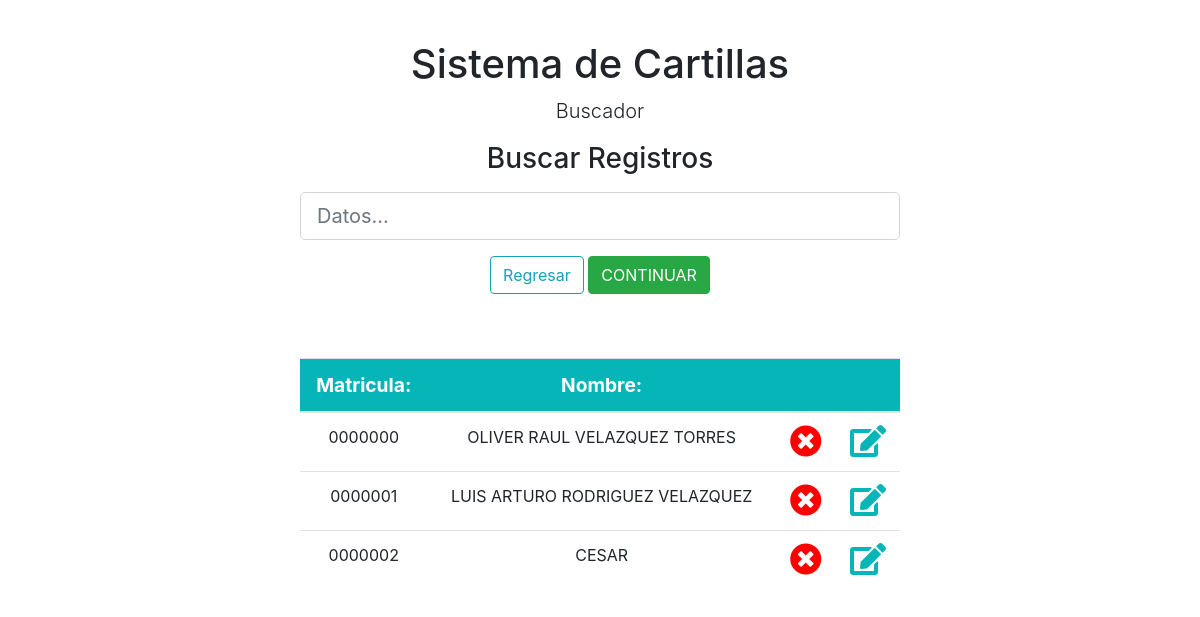
Before: /buscador.php with the older database file.
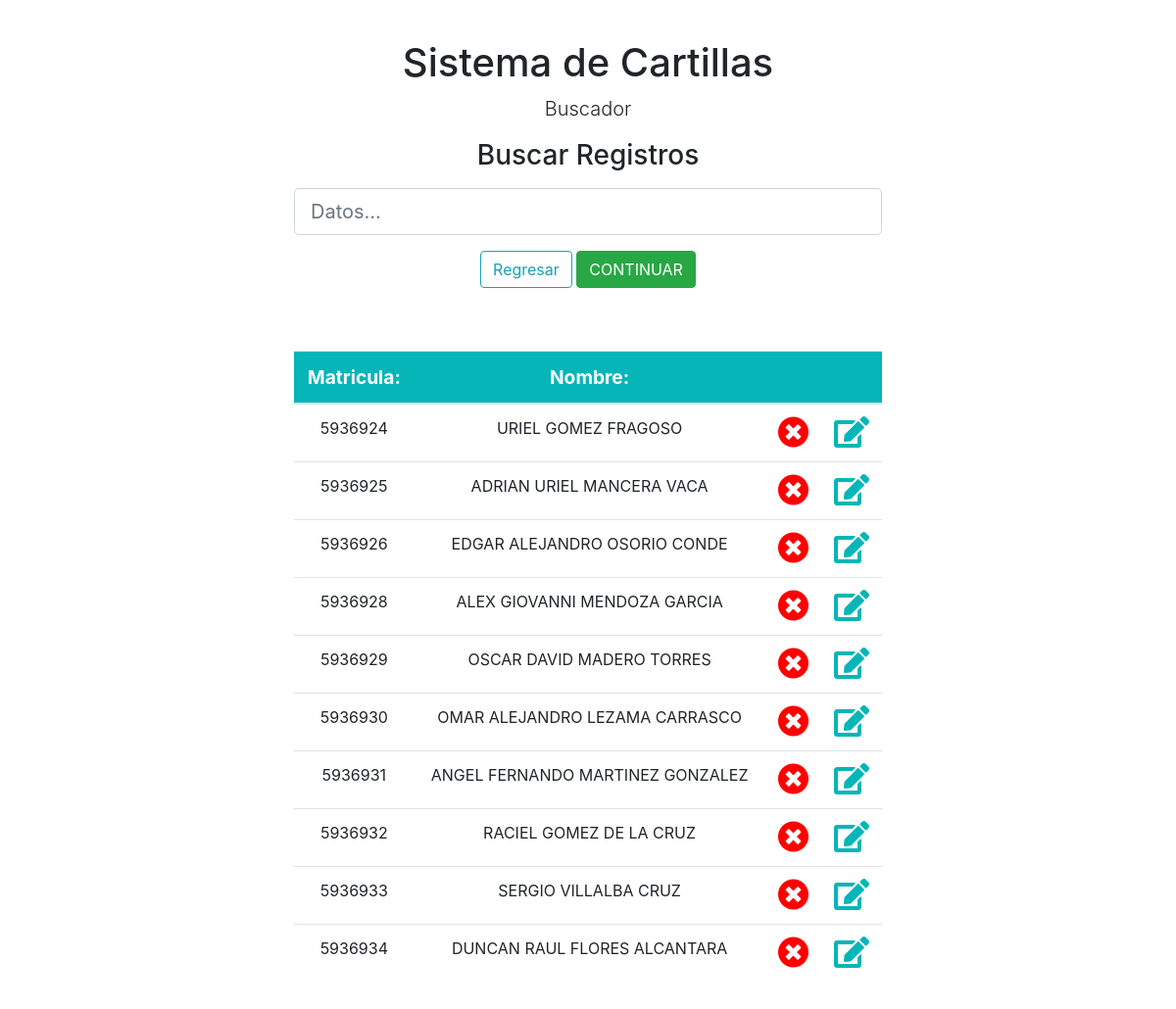
After: the same page with the newer database file.
### tables this page shows
CREATE TABLE "datosCartillas" (
  "id" integer NOT NULL PRIMARY KEY AUTOINCREMENT,
  "folioCart" text NOT NULL,
  "claseCart" text NOT NULL,
  "nombreCart" text NOT NULL,
  "diaUnoNaCart" text NOT NULL,
  "mesUnoNaCart" text NOT NULL,
  "anoUnoNaCart" text NOT NULL,
  "nacioCart" text NOT NULL,
  "hijoUnoCart" text NOT NULL,
  "hijoDosCart" text NOT NULL,
  "estCvCart" text NOT NULL,
  "ocupaCart" text NOT NULL,
  "leerCart" text NOT NULL,
  "curpCart" text NOT NULL,
  "gradoEstCart" text NOT NULL,
  "gMaxEstCart" text NOT NULL,
  "domUsrCart" text NOT NULL,
  "nomPresiCart" text NOT NULL,
  "domCart" text NOT NULL,
  "diaDosCapCart" text NOT NULL,
  "mesDosCapCart" text NOT NULL,
  "anoDosCapCart" text NOT NULL,
  "fechaRCap" text NOT NULL
);

### buscador.php (the view, shortened to what this page needs)
<?php
echo'
<!DOCTYPE html>
<html lang="es">
<head>
	<meta charset="UTF-8">
	<meta name="viewport" content="width=device-width, user-scalable=no, initial-scale=1.0, maximum-scale=1.0, minimum-scale=1.0">
	<title>Buscador</title>
	<link rel="stylesheet" href="css/bootstrap.css">
	<link rel="stylesheet" href="css/all.css">
	<link rel="stylesheet" href="css/animate.css">
	<script type="text/javascript" src="js/bootstrap.js"></script>
	<style>
		h1{
			text-align: center;
		}
		.centrado{
			text-align: center;
		}
		.XD{
			font-size: 2em;
		}
		.cuadroR{
			margin: 40px auto;
			max-width: 600px;
			text-align: center;
		}
		input {
		    text-transform: uppercase;
		}
		::-webkit-input-placeholder { /* WebKit browsers */
		    text-transform: none;
		}
		:-moz-placeholder { /* Mozilla Firefox 4 to 18 */
		    text-transform: none;
		}
		::-moz-placeholder { /* Mozilla Firefox 19+ */
		    text-transform: none;
		}
		:-ms-input-placeholder { /* Internet Explorer 10+ */
		    text-transform: none;
		}
		::placeholder { /* Recent browsers */
		    text-transform: none;
		}
		.rojo{
			color: red;
			font-size: 2em;
			cursor: pointer;
		}
		.azul{
			color: #06B5B7;
			font-size: 2em;
			cursor: pointer;
		}
		.cabeAzul{
			background-color: #06B5B7;
			color: #FFF;
			font-size: 1.2em;
		}
	</style>
</head>
<body class="animated fadeIn">
	<div class="container">
		<div class="cuadroR">
		<div class="starter-template">
			<h1>Sistema de Cartillas</h1>
			<p class="lead centrado">Buscador</p>
		</div>
			<form action="buscador.php" method="post" >
				<div class="form-row">
					<div class="form-group col-md-12">
						<label><h3>Buscar Registros</h3></label>
						<div class="input-group input-group-lg animated pulse">
						<input type="text" class="form-control" name="txtDatosBuscar" placeholder="Datos..." maxlength="49" pattern="{49}" autocomplete="off" required autofocus/>
						</div>
					</div>
					<br>
					<br>
					<div class="form-group col-md-12">
						<a href="buscar.php"><button type="button"class="btn btn-outline-info"/>Regresar</button></a>
						<input type="submit" class="btn btn-success animated pulse delay-1s infinite" value="Continuar"/>
					</div>
				</div>
			</form>
			<br>
			<br>
 <table class="table table-hover">
 	<thead class="cabeAzul">
 	<tr>
 		<th>Matricula:</th>
 		<th>Nombre:</th>
 		<th>&nbsp</th>
 		<th>&nbsp</th>
 	</tr>
 	</thead>
';
$txtBuscador = strtoupper($_POST['txtDatosBuscar']);
	$con = new SQlite3("datos.db") or die("Problemas para contectar DB!");
	$buscarDatos = $con -> query("SELECT folioCart,nombreCart,folioCart||' '||nombreCart AS datoBusqueda FROM datosCartillas WHERE datoBusqueda LIKE '%$txtBuscador%' LIMIT 10");
	while ($resultado = $buscarDatos -> fetchArray()) {
		$folioCart = $resultado['folioCart'];
		$nombreCart = $resultado['nombreCart'];
		echo '
			<tr>
			 		<td>'.$folioCart.'</td>
			 		<td>'.$nombreCart.'</td>
			 		<td><a href="eliminar.php?matriculaEli='.$folioCart.'"><i class="fas fa-times-circle rojo"></i></a></td>
			 		<td><a href="actualizarDos.php?matriculaMod='.$folioCart.'"><i class="fas fa-edit azul"></i></a></td>
			 	</tr>
		';
	}
echo '
</div>
</div>
 </table>
 </body>
</html>
';
 ?>

### css/all.css (style rules this page uses)
.fa, .fas, .far, .fal, .fab { -moz-osx-font-smoothing: grayscale; -webkit-font-smoothing: antialiased; display: inline-block; font-style: normal; font-variant: normal; text-rendering: auto; line-height: 1; }
.fa-edit:before { content: "\f044"; }
.fa-times-circle:before { content: "\f057"; }
.fa, .fas { font-family: 'Font Awesome 5 Free'; font-weight: 900; }

### buscador.php (style rules this page uses)
h1 { text-align: center; }
.centrado { text-align: center; }
.cuadroR { margin: 40px auto; max-width: 600px; text-align: center; }
input { text-transform: uppercase; }
::placeholder { text-transform: none; }
.rojo { color: red; font-size: 2em; cursor: pointer; }
.azul { color: #06B5B7; font-size: 2em; cursor: pointer; }
.cabeAzul { background-color: #06B5B7; color: #FFF; font-size: 1.2em; }

Changed rows visible on the page:
removed datoscartillas: folioCart "0000000", nombreCart "OLIVER RAUL VELAZQUEZ TORRES"
removed datoscartillas: folioCart "0000002", nombreCart "CESAR"
changed datoscartillas: folioCart "0000001" → "5936924"; nombreCart "LUIS ARTURO RODRIGUEZ VELAZQUEZ" → "URIEL GOMEZ FRAGOSO"
added datoscartillas: folioCart "5936925", nombreCart "ADRIAN URIEL MANCERA VACA"
added datoscartillas: folioCart "5936926", nombreCart "EDGAR ALEJANDRO OSORIO CONDE"
added datoscartillas: folioCart "5936928", nombreCart "ALEX GIOVANNI MENDOZA GARCIA"
added datoscartillas: folioCart "5936929", nombreCart "OSCAR DAVID MADERO TORRES"
added datoscartillas: folioCart "5936930", nombreCart "OMAR ALEJANDRO LEZAMA CARRASCO"
added datoscartillas: folioCart "5936931", nombreCart "ANGEL FERNANDO MARTINEZ GONZALEZ"
added datoscartillas: folioCart "5936932", nombreCart "RACIEL GOMEZ DE LA CRUZ"
added datoscartillas: folioCart "5936933", nombreCart "SERGIO VILLALBA CRUZ"
added datoscartillas: folioCart "5936934", nombreCart "DUNCAN RAUL FLORES ALCANTARA"
